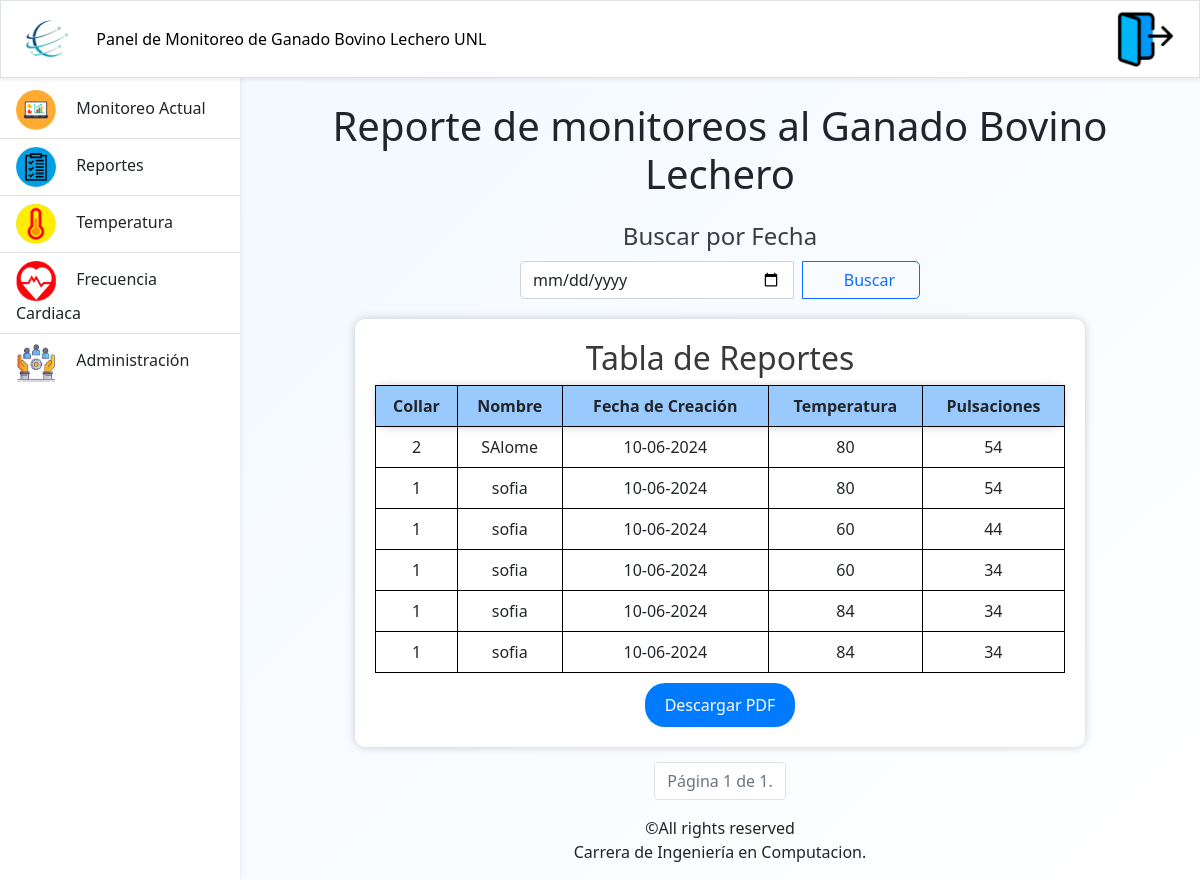
The page /reportes/ (signed in) on the database its author committed.
### temp_car/models.py (models this page shows, shortened)
class Lectura(models.Model):
    id_Lectura = models.AutoField(primary_key=True)
    id_Temperatura = models.ForeignKey(Temperatura, on_delete=models.CASCADE)
    id_Pulsaciones = models.ForeignKey(Pulsaciones, on_delete=models.CASCADE)
    fecha_lectura = models.DateField(default=getHours.getDate)
    hora_lectura = models.TimeField(default=getHours.getTime)
    id_Bovino = models.ForeignKey(Bovinos, on_delete=models.CASCADE)

class Bovinos(models.Model):
    id_Bovinos = models.AutoField(primary_key=True)
    idCollar = models.IntegerField(unique=True)
    macCollar = models.CharField(max_length=100, blank=True, null=True, unique=True)
    nombre = models.CharField(max_length=100)
    fecha_registro = models.DateField()

class Temperatura(models.Model):
    id_Temperatura = models.AutoField(primary_key=True)
    valor = models.IntegerField()

class Pulsaciones(models.Model):
    id_Pulsaciones = models.AutoField(primary_key=True)
    valor = models.IntegerField()

### temp_car/views.py (the view)
# urls.py: path('reportes/', reportes, name='reportes'),
@login_required
def reportes(request):
    page = request.GET.get('page', 1)
    fecha_busqueda = request.GET.get('fecha_busqueda')
    reportes_list = Lectura.objects.all().order_by('-fecha_lectura', '-hora_lectura')
    if fecha_busqueda:
        try:
            fecha_busqueda = datetime.strptime(fecha_busqueda, '%Y-%m-%d')
            reportes_list = reportes_list.filter(fecha_creacion__date=fecha_busqueda)
        except ValueError:
            pass
    paginator = Paginator(reportes_list, 10)  # Muestra 10 elementos por página
    try:
        reportes = paginator.page(page)
    except PageNotAnInteger:
        reportes = paginator.page(1)
    except EmptyPage:
        reportes = paginator.page(paginator.num_pages)
    context = {
        'reportes': reportes,
        'fecha_busqueda': fecha_busqueda,
    }
    return render(request, 'panel_tecnico_docente/reportes.html', context)

### temp_car/templates/panel_tecnico_docente/reportes.html (shortened to what this page needs)
{% extends 'Usuario/base.html' %}
{% load static %}
{% block contenido %}
<link
  rel="stylesheet"
  href="https://cdn.jsdelivr.net/npm/bootstrap@5.0.0/dist/css/bootstrap.min.css"
/>
<head>
</head>
<div class="container mt-5">
  <h1 style="margin-top: -30px;" class="text-center mb-4">
    Reporte de monitoreos al Ganado Bovino Lechero
  </h1>
</div>
<div class="search-container mx-auto">
    <h2 style="text-align: center;" class="search-title">Buscar por Fecha</h2>
    <form class="search-form d-flex" role="search" method="get" action="">
        <input class="form-control search-input me-2" type="date" placeholder="Seleccionar fecha" aria-label="Buscar por fecha"name="fecha_busqueda" value="{{ fecha_busqueda }}">
        <button class="btn btn-outline-primary search-btn" type="submit">
            <i class="bi bi-search"></i> Buscar
        </button>
    </form>
</div>
<div id="tablaContainer">
  <h2 style="color: #3a3838; text-align: center">Tabla de Reportes</h2>
  <table id="tablaReportes">
    <thead id="tablaTitulo">
      <tr>
        <th>Collar</th>
        <th>Nombre</th>
        <th>Fecha de Creación</th>
        <th>Temperatura</th>
        <th>Pulsaciones</th>
      </tr>
    </thead>
    <tbody>
      {% for reporte in reportes %}
      <tr>
        <td>{{ reporte.id_Bovino.idCollar }}</td>
        <td>{{ reporte.id_Bovino.nombre }}</td>
        <td>{{ reporte.fecha_lectura|date:"d-m-Y" }}</td>
        <td>{{ reporte.id_Temperatura.valor }}</td>
        <td>{{ reporte.id_Pulsaciones.valor }}</td>
      </tr>
      {% endfor %}
    </tbody>
  </table>
  <div>
    <div class="row align-items-center justify-content-center">
      <div style="margin-top: 10px" class="col-md-6 text-center">
        <a href="{% url 'generar_pdf' %}" class="boton-descargar"
          >Descargar PDF</a>
      </div>
    </div>
  </div>
</div>
<div id="Navegacion">
  <nav aria-label="Page navigation">
    <ul class="pagination justify-content-center">
      <li class="page-item disabled">
        <span class="page-link">
          Página {{ reportes.number }} de {{ reportes.paginator.num_pages }}.
        </span>
      </li>
    </ul>
  </nav>
</div>
<div style="text-align: center; margin-top: 10px">
  <footer>
    <p>
      &copy;All rights reserved <br />
      Carrera de Ingeniería en Computacion.
    </p>
  </footer>
</div>
{% endblock %}

### temp_car/templates/Usuario/base.html (shortened to what this page needs)
<!DOCTYPE html>
<html lang="es">
  {% load static %}
  <head>
    <link href="{% static 'assets/css/style2.css' %}" rel="stylesheet" />
    <link href="{% static 'assets/vendor/bootstrap/css/bootstrap.min.css' %}" rel="stylesheet">
    <link href="{% static 'assets/vendor/bootstrap-icons/bootstrap-icons.css' %}" rel="stylesheet">
    <link href="{% static 'assets/vendor/boxicons/css/boxicons.min.css' %}" rel="stylesheet">
    <link href="{% static 'assets/vendor/quill/quill.snow.css' %}" rel="stylesheet">
    <link href="{% static 'assets/vendor/quill/quill.bubble.css' %}" rel="stylesheet">
    <link href="{% static 'assets/vendor/remixicon/remixicon.css' %}" rel="stylesheet">
    <link href="{% static 'assets/vendor/simple-datatables/style.css' %}" rel="stylesheet">
    <link rel="stylesheet" href="https://cdn.jsdelivr.net/npm/bootstrap@5.0.0/dist/css/bootstrap.min.css"/>
  </head>
  <body>
    <nav id="sidebarMenu" class="collapse d-lg-block sidebar collapse bg-white">
      <div class="position-sticky">
        <div class="list-group list-group-flush mx-0 mt-4">
          <a href="{% url 'monitoreo_actual' %}" class="list-group-item list-group-item-action py-2 ripple">
              <img class="me-3" src="{% static 'assets/img/mas_recientes.png' %}" width="40" height="40" />
              <span>Monitoreo Actual</span>
          </a>
          <a href="{% url 'reportes' %}" class="list-group-item list-group-item-action py-2 ripple">
              <img class="me-3" src="{% static 'assets/img/reportes.png' %}" width="40" height="40" />
              <span>Reportes</span>
          </a>
          <a href="{% url 'temperatura' %}" class="list-group-item list-group-item-action py-2 ripple">
              <img class="me-3" src="{% static 'assets/img/temperatura.png' %}" width="40" height="40" />
              <span>Temperatura</span>
          </a>
          <a href="{% url 'frecuencia' %}" class="list-group-item list-group-item-action py-2 ripple">
              <img class="me-3" src="{% static 'assets/img/ritmo.png' %}" width="40" height="40" />
              <span>Frecuencia Cardiaca</span>
          </a>
          {% if user.is_staff %}
          <a href="{% url 'gestion' %}" class="list-group-item list-group-item-action py-2 ripple">
              <img class="me-3" src="{% static 'assets/img/usuarios/Gestionar_Usuarios.png' %}" width="40" height="40" />
              <span>Administración</span>
          </a>
          {% endif %}
      </div>
      </div>
    </nav>
    <nav id="main-navbar" class="navbar navbar-expand-lg navbar-light bg-white fixed-top border shadow-sm">
      <div class="container-fluid">
        <a href="#" class="navbar-brand">
          <img style="border-radius: 50%" height="40" src="{% static 'assets/img/logo_sistemas.jpg' %}" alt="Logo" />
        </a>
        <a class="d-none d-md-flex w-auto my-auto" href="#" style="background-color: white; padding: 10px; text-decoration: none; color: black;">
            <span style="text-align: center; min-width: 225px">
              Panel de Monitoreo de Ganado Bovino Lechero UNL
            </span>
          </a>
        <ul class="navbar-nav ms-auto d-flex flex-row">
          {% if user.is_authenticated %}
            <a href="{% url 'salir' %}">
                <img src="{% static 'assets/img/usuarios/salir.png' %}" width="60" height="60">
            </a>
            {% else %}
                <a href="{% url 'login' %}">
                </a>
            {% endif %}
        </ul>
      </div>
    </nav>
    <main style="margin-top: 60px">
      <div class="container pt-4">{% block contenido %} {% endblock %}</div>
    </main>
  </body>
</html>

### temp_car/static/assets/css/style2.css (style rules this page uses)
body { background-color: #fbfbfb; }
@media (min-width: 991.98px) { main { padding-left: 240px; } }
.sidebar { position: fixed; top: 0; bottom: 0; left: 0; padding: 58px 0 0; box-shadow: 0 2px 5px 0 rgb(0 0 0 / 5%), 0 2px 10px 0 rgb(0 0 0 / 5%); width: 240px; z-index: 600; }

### temp_car/templates/panel_tecnico_docente/reportes.html (style rules this page uses)
body { background: linear-gradient(135deg, #7cbeff1c, #ffffff); animation: water 4s infinite alternate; }
#tablaContainer { margin: auto; background-color: #ffffff; border-radius: 10px; box-shadow: 0 0 10px rgba(0, 0, 0, 0.2); padding: 20px; width: 80%; max-width: 800px; margin-top: 20px; }
#tablaTitulo { background-color: #72b4fc; border-radius: 10px; box-shadow: 0 0 10px rgba(0, 0, 0, 0.2); padding: 20px; width: 80%; max-width: 800px; margin-top: 20px; }
table { margin: auto; border-collapse: collapse; width: 100%; }
th, td { border: 1px solid #000000; padding: 8px; text-align: center; }
th { background-color: rgba(255, 255, 255, 0.274); }
#Navegacion { margin-top: 15px; }
.search-container { margin: 20px; max-width: 400px; }
.search-form { width: 100%; }
.search-input { width: 70%; border-radius: 5px 0 0 5px; }
.search-btn { width: 30%; border-radius: 0 5px 5px 0; }
.search-title { color: #3a3c3f; font-size: 24px; margin-bottom: 10px; }
.boton-descargar { display: inline-block; align-items: center; padding: 10px 20px; border-radius: 20px; background-color: #007bff; color: #ffffff; text-decoration: none; }

### rows shown on the page
Lectura: id_Bovino.idCollar "2", id_Bovino.nombre "SAlome", fecha_lectura "10-06-2024", id_Temperatura.valor "80", id_Pulsaciones.valor "54"
Lectura: id_Bovino.idCollar "1", id_Bovino.nombre "sofia", fecha_lectura "10-06-2024", id_Temperatura.valor "80", id_Pulsaciones.valor "54"
Lectura: id_Bovino.idCollar "1", id_Bovino.nombre "sofia", fecha_lectura "10-06-2024", id_Temperatura.valor "60", id_Pulsaciones.valor "44"
Lectura: id_Bovino.idCollar "1", id_Bovino.nombre "sofia", fecha_lectura "10-06-2024", id_Temperatura.valor "60", id_Pulsaciones.valor "34"
Lectura: id_Bovino.idCollar "1", id_Bovino.nombre "sofia", fecha_lectura "10-06-2024", id_Temperatura.valor "84", id_Pulsaciones.valor "34"
Lectura: id_Bovino.idCollar "1", id_Bovino.nombre "sofia", fecha_lectura "10-06-2024", id_Temperatura.valor "84", id_Pulsaciones.valor "34"

### other values the page prints
{{ reportes.number }} "1"
{{ reportes.paginator.num_pages }} "1"
